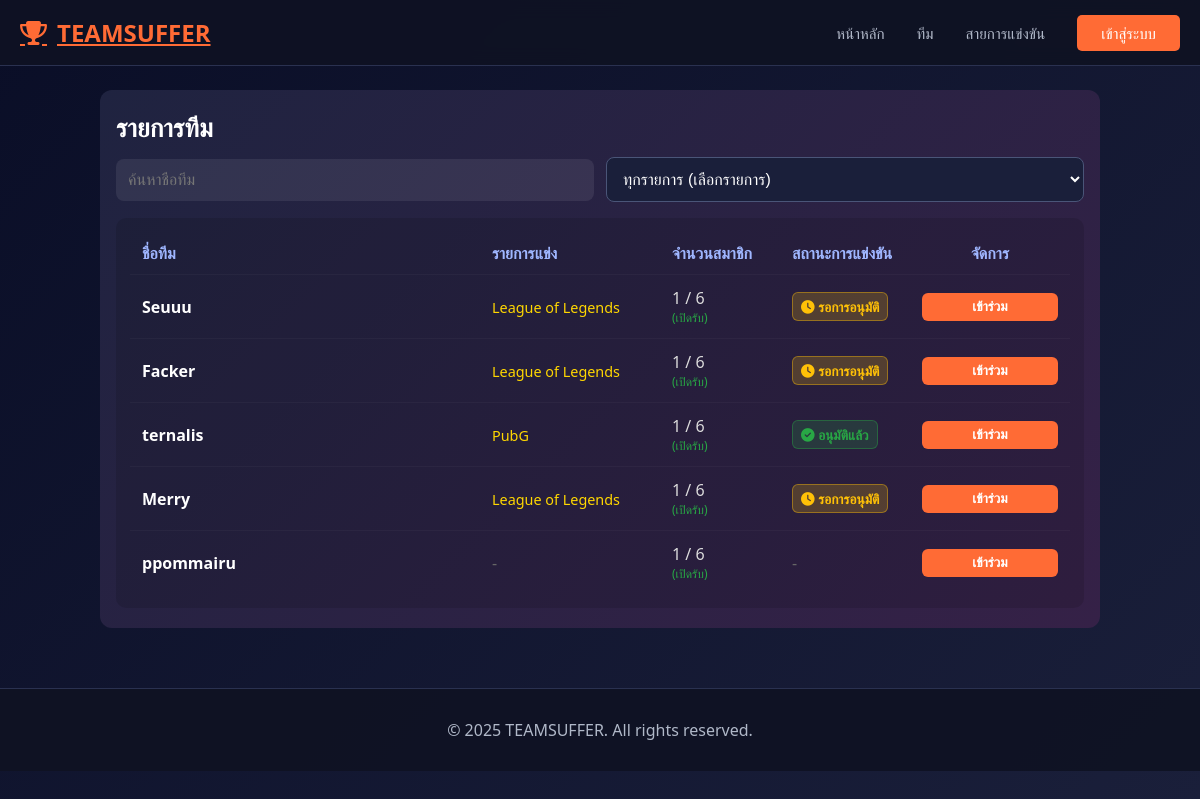
Page /api/teams/frontend/ on the earlier database version.
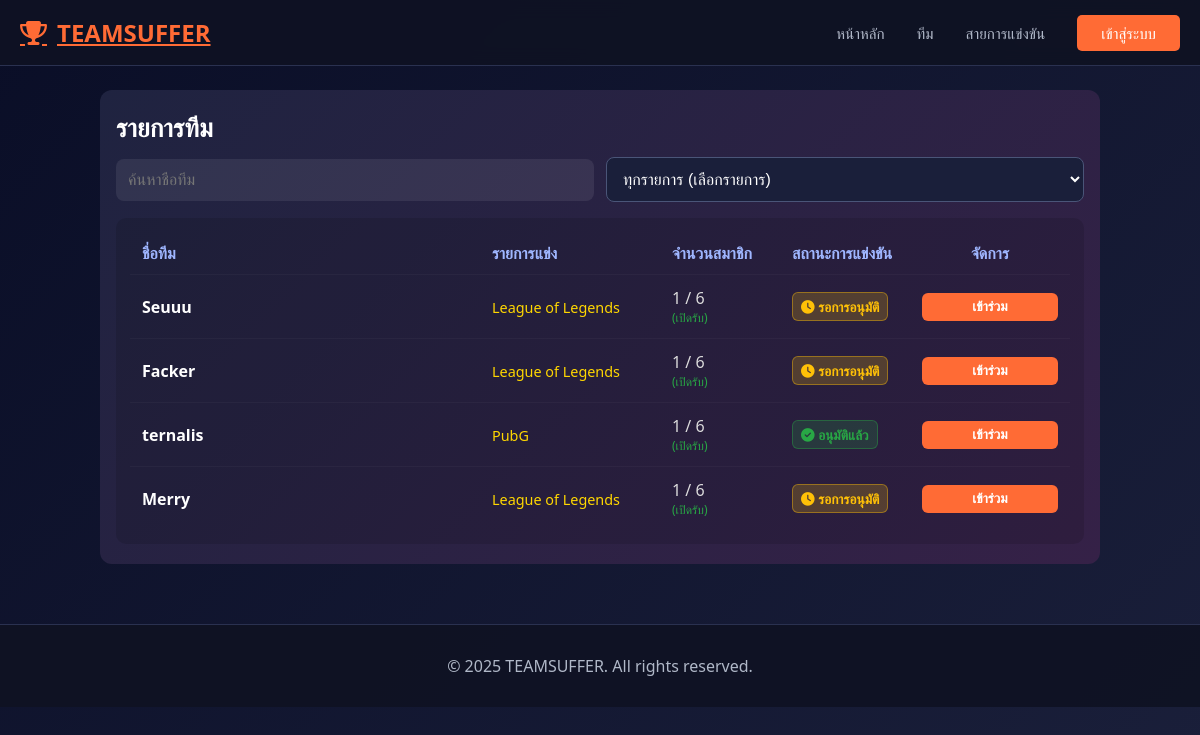
Same page on the later database version.
### teams/models.py (models this page shows, shortened)
class Team(models.Model):
    name = models.CharField(max_length=100)
    description = models.TextField(blank=True)
    logo = models.ImageField(upload_to='teams/logos/', blank=True, null=True)
    logo_url = models.URLField(blank=True)
    join_code = models.CharField(max_length=32, blank=True, null=True)
    created_by = models.ForeignKey(
        settings.AUTH_USER_MODEL,        # ใช้ User ของ Django
        on_delete=models.CASCADE,        # ถ้าลบ user นี้ ทีมที่สร้างโดย user นี้จะถูกลบด้วย
        related_name='teams_created'     # ใช้เข้าถึงจาก user.teams_created
    )
    STATUS_CHOICES = [
        ('active', 'Active'),
        ('disbanded', 'Disbanded'),
        ('pending', 'Pending'),
    ]
    status = models.CharField(
        max_length=20,
        choices=STATUS_CHOICES,
        default='active',
    )
    game = models.ForeignKey(
        'tournaments.Game',
        on_delete=models.SET_NULL,
        null=True,
        blank=True,
        related_name='teams'
    )
    created_at = models.DateTimeField(auto_now_add=True)  # เซ็ตตอนสร้างครั้งแรก
    updated_at = models.DateTimeField(auto_now=True)      # อัปเดตทุกครั้งที่ save()

### tournaments/models.py (models this page shows, shortened)
class Tournament(models.Model):
    name = models.CharField(max_length=200)   # ชื่อทัวร์นาเมนต์
    game = models.ForeignKey(Game, on_delete=models.CASCADE, null=True, blank=True, related_name='tournaments')
    game_title = models.CharField(max_length=100, blank=True)  # Kept for backward compatibility momentarily
    description = models.TextField(blank=True)     # รายละเอียด
    rules = models.TextField(blank=True)           # กติกาการแข่งขัน
    start_date = models.DateTimeField()    # วันเริ่มแข่ง
    end_date = models.DateTimeField()      # วันจบแข่ง
    max_teams = models.IntegerField(default=16)    # จำนวนทีมที่รับได้
    prize_pool = models.CharField(max_length=100, blank=True, null=True)  # รางวัล เช่น "$100,000"
    is_featured = models.BooleanField(default=False)
    featured_image = models.ImageField(upload_to='tournaments/featured/', blank=True, null=True)
    featured_description = models.TextField(blank=True)
    STATUS_CHOICES = [
        ('draft', 'Draft'),
        ('open', 'Open'),
        ('closed', 'Closed'),
        ('ongoing', 'Ongoing'),
        ('finished', 'Finished'),
    ]
    status = models.CharField(
        max_length=20,
        choices=STATUS_CHOICES,
        default='draft'
    )
    created_by = models.ForeignKey(
        settings.AUTH_USER_MODEL,  # ผู้สร้างทัวร์นาเมนต์
        on_delete=models.CASCADE
    )
    created_at = models.DateTimeField(auto_now_add=True)
    updated_at = models.DateTimeField(auto_now=True)
    bracket = models.JSONField(blank=True, null=True)
    BRACKET_TYPE_CHOICES = [
        ('single', 'Single Elimination'),
        ('double', 'Double Elimination'),
        ('round_robin', 'Round Robin'),
        ('mini', 'Mini League'),
    ]
    bracket_type = models.CharField(max_length=30, choices=BRACKET_TYPE_CHOICES, blank=True, null=True)
    point_win = models.IntegerField(default=3, help_text="Points awarded for a win")
    point_draw = models.IntegerField(default=1, help_text="Points awarded for a draw")
    point_loss = models.IntegerField(default=0, help_text="Points awarded for a loss")

### teams/views.py (the view, shortened to what this page needs)
# urls.py: path('frontend/', views.teams_frontend_list, name='teams_frontend'),
def teams_frontend_list(request):
    teams = Team.objects.filter(status='active').annotate(member_count=Count('members')).order_by('-created_at')
    games = Game.objects.filter(teams__in=teams).distinct()
    from tournaments.models import Tournament, TournamentRegistration
    tournaments = Tournament.objects.filter(status__in=['open', 'ongoing']).order_by('-start_date')
    team_reg_map = {}
    for reg in TournamentRegistration.objects.select_related('team', 'tournament').filter(team__in=teams).order_by('-registered_at'):
        if reg.team_id not in team_reg_map:
            team_reg_map[reg.team_id] = reg
    for team in teams:
        reg = team_reg_map.get(team.id)
        team.tournament_name = reg.tournament.name if reg else ''
        team.registration_status = reg.status if reg else ''
        team.registration_id = reg.id if reg else None
    is_admin = is_admin_user(request.user)
    return render(request, 'teams/list.html', {
        'teams': teams,
        'games': games,
        'tournaments': tournaments,
        'is_admin': is_admin
    })

### teams/views.py (called while the page is built)
def is_admin_user(user):
    if not user.is_authenticated:
        return False
    if user.is_superuser or user.is_staff:
        return True
    if hasattr(user, 'profile') and user.profile.role == 'tournament_admin':
        return True
    return False

### templates/teams/list.html (shortened to what the changed rows need)
{% extends 'base.html' %}
{% load static %}
{% block content %}
<div
  style="max-width:1000px;margin:24px auto;padding:20px 16px;background:linear-gradient(135deg,#1f2340,#352147);border-radius:12px;color:#fff;width:calc(100% - 24px);box-sizing:border-box;">
  <h2 style="margin-bottom:12px;font-size:1.6rem;">รายการทีม</h2>
  <div style="background:rgba(0,0,0,0.12);padding:14px;border-radius:10px;color:#ddd;overflow-x:auto;-webkit-overflow-scrolling:touch;width:100%;">
    <table style="width:100%;min-width:650px;border-collapse:collapse">
      <thead>
        <tr style="text-align:left;color:#9fb6ff">
          <th style="padding:10px 12px">ชื่อทีม</th>
          <th style="padding:10px 12px;width:180px">รายการแข่ง</th>
          <th style="padding:10px 12px;width:120px">จำนวนสมาชิก</th>
          <th style="padding:10px 12px;width:130px">สถานะการแข่งขัน</th>
          <th style="padding:10px 12px;width:160px;text-align:center;">จัดการ</th>
        </tr>
      </thead>
      <tbody id="teamsTable">
        {% for team in teams %}
        <tr class="team-row" data-name="{{ team.name|lower }}" data-game-id="{{ team.game.id|default:'' }}"
          data-tournament="{{ team.tournament_name|default:''|lower }}"
          style="border-top:1px solid rgba(255,255,255,0.03)">
          <td style="padding:12px">
            <a href="{% url 'team_detail' team.id %}" style="color:white;text-decoration:none;font-weight:bold;">
              {{ team.name }}
            </a>
          </td>
          <td style="padding:12px">
            {% if team.tournament_name %}
            <span style="color:#ffd700;font-size:0.9rem">{{ team.tournament_name }}</span>
            {% else %}
            <span style="color:#666">-</span>
            {% endif %}
          </td>
          <td style="padding:12px">
            {{ team.member_count }} / 6
            {% if team.member_count|default:0 < 6 %}
            <span style="color:#28a745;font-size:0.75rem;display:block;">(เปิดรับ)</span>
            {% else %}
            <span style="color:#aaa;font-size:0.75rem;display:block;">(เต็ม)</span>
            {% endif %}
          </td>
          <td style="padding:12px">
            {% if team.registration_status == 'approved' %}
            <span style="display:inline-block;padding:4px 8px;border-radius:6px;background:rgba(40,167,69,0.2);color:#28a745;border:1px solid rgba(40,167,69,0.4);font-size:0.85rem;font-weight:bold;">
              <i class="fas fa-check-circle me-1"></i> อนุมัติแล้ว
            </span>
            {% elif team.registration_status == 'pending' %}
            <span style="display:inline-block;padding:4px 8px;border-radius:6px;background:rgba(255,193,7,0.2);color:#ffc107;border:1px solid rgba(255,193,7,0.4);font-size:0.85rem;font-weight:bold;">
              <i class="fas fa-clock me-1"></i> รอการอนุมัติ
            </span>
            {% elif team.registration_status == 'rejected' %}
            <span style="display:inline-block;padding:4px 8px;border-radius:6px;background:rgba(220,53,69,0.2);color:#dc3545;border:1px solid rgba(220,53,69,0.4);font-size:0.85rem;font-weight:bold;">
              <i class="fas fa-times-circle me-1"></i> ปฏิเสธแล้ว
            </span>
            {% else %}
            <span style="color:#666">-</span>
            {% endif %}
          </td>
          <td style="padding:12px;text-align:center;">
            {% if is_admin or request.user.is_superuser or request.user.is_staff or request.user.profile.role == 'tournament_admin' %}
            <div style="display: flex; gap: 6px; justify-content: center; flex-wrap: wrap;">
              {% if team.registration_status == 'pending' or team.registration_status == 'rejected' %}
              <a href="{% url 'approve_team' team.id %}" onclick="return confirm('อนุมัติทีม {{ team.name }}?');"
                style="padding:5px 10px;background:#28a745;color:white;text-decoration:none;border-radius:6px;font-size:0.8rem;white-space:nowrap;">
                <i class="fas fa-check"></i> อนุมัติ
              </a>
              {% endif %}
              {% if team.registration_status == 'pending' or team.registration_status == 'approved' %}
              <a href="{% url 'reject_team' team.id %}" onclick="return confirm('ปฏิเสธทีม {{ team.name }}?');"
                style="padding:5px 10px;background:#ffc107;color:#000;text-decoration:none;border-radius:6px;font-size:0.8rem;white-space:nowrap;">
                <i class="fas fa-times"></i> ปฏิเสธ
              </a>
              {% endif %}
              <a href="{% url 'delete_team' team.id %}" onclick="return confirm('ยืนยันลบทีม {{ team.name }}?');"
                style="padding:5px 10px;background:#dc3545;color:white;text-decoration:none;border-radius:6px;font-size:0.8rem;white-space:nowrap;">
                <i class="fas fa-trash"></i> ลบ
              </a>
            </div>
            {% else %}
            {% if team.member_count|default:0 < 6 %}
            <form method="post" style="display:inline">
              <button class="btn btn-primary" type="submit" style="padding:6px 14px;font-size:0.85rem;">เข้าร่วม</button>
            </form>
            {% else %}
            <span style="color:#999;font-size:0.85rem;">เต็มแล้ว</span>
            {% endif %}
            {% endif %}
          </td>
        </tr>
        {% empty %}
        <tr>
          <td colspan="5" style="padding:18px;color:#bbb">ยังไม่มีทีม</td>
        </tr>
        {% endfor %}
      </tbody>
    </table>
  </div>
</div>
{% endblock %}

Differences in the rows shown:
removed Team: name "ppommairu", member_count "1", shows "(เปิดรับ)"
